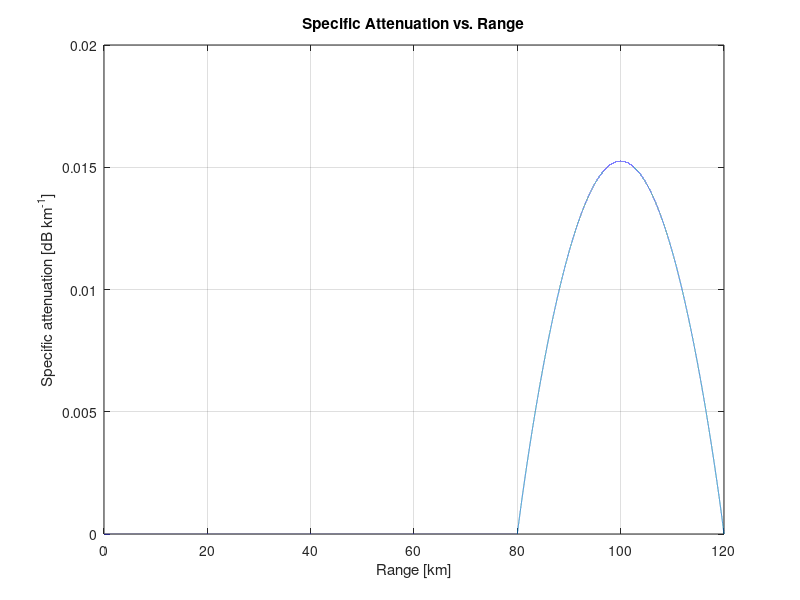
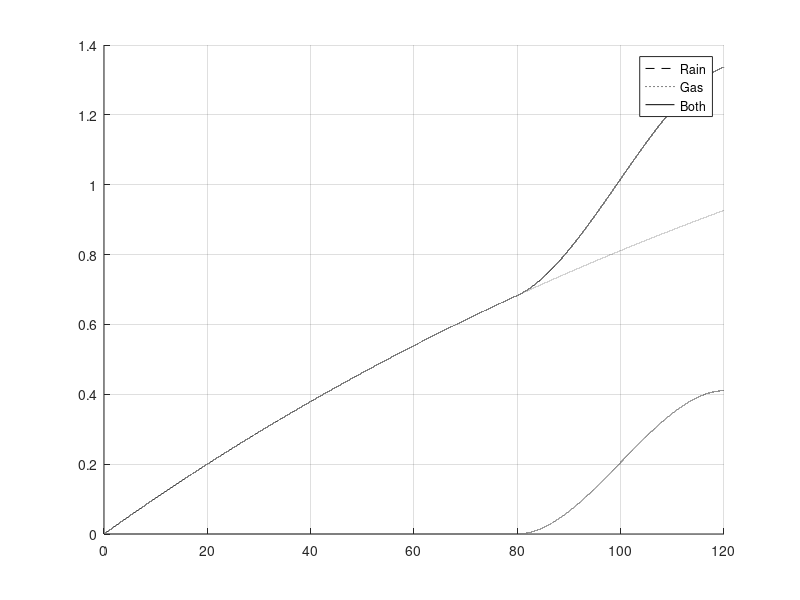

These charts were generated, in order, by the following MATLAB code:
% Brian R. Greene
% METR 5673 HW2, DZ Q3.7
% Specific attenuation vs range and total one-way attenuation
clc
clear
close all

%% Given
r_rain = 80000:1:120000;
R_rain = ((-(r_rain/1000 - 100).^2)/8) + 50;
R = [zeros(1, 80000) R_rain]; % mm hr^-1
r_all = 0:1:120000;

lambda = 0.1; % m
theta_e = 1 * pi/180; % rad

%% Calculate Kr for 10 cm wavelength
Kr = 0.000343 * R.^0.97; % dB km^-1

%% Calculate accumulated attenuation - rain
Att_tot = zeros(1, length(r_all));
for i = 2:length(r_all)
   Att_tot(i) = Att_tot(i-1) + Kr(i)*0.001; 
end

%% Calculate gaseous attenuation
Att_gas_2_way = (0.4 + 3.45*exp(-theta_e/1.8)) * ...
    (1 - exp(-(r_all/1000)/(27.8 + 154 * exp(-theta_e/2.2))));
Att_gas = Att_gas_2_way / 2;

%% Plot
% Kr vs r
figure(1)
plot(r_all/1000, Kr)
xlabel('Range [km]')
ylabel('Specific attenuation [dB km^{-1}]')
title('Specific Attenuation vs. Range')
grid on

% Accumulated attenuation
figure(2)
hold on
plot(r_all/1000, Att_tot, 'LineStyle', '--', 'Color', 'k')
plot(r_all/1000, Att_gas, 'LineStyle', ':', 'Color', 'k')
plot(r_all/1000, (Att_tot + Att_gas), 'LineStyle', '-', 'Color', 'k')
grid on
legend('Rain', 'Gas', 'Both')